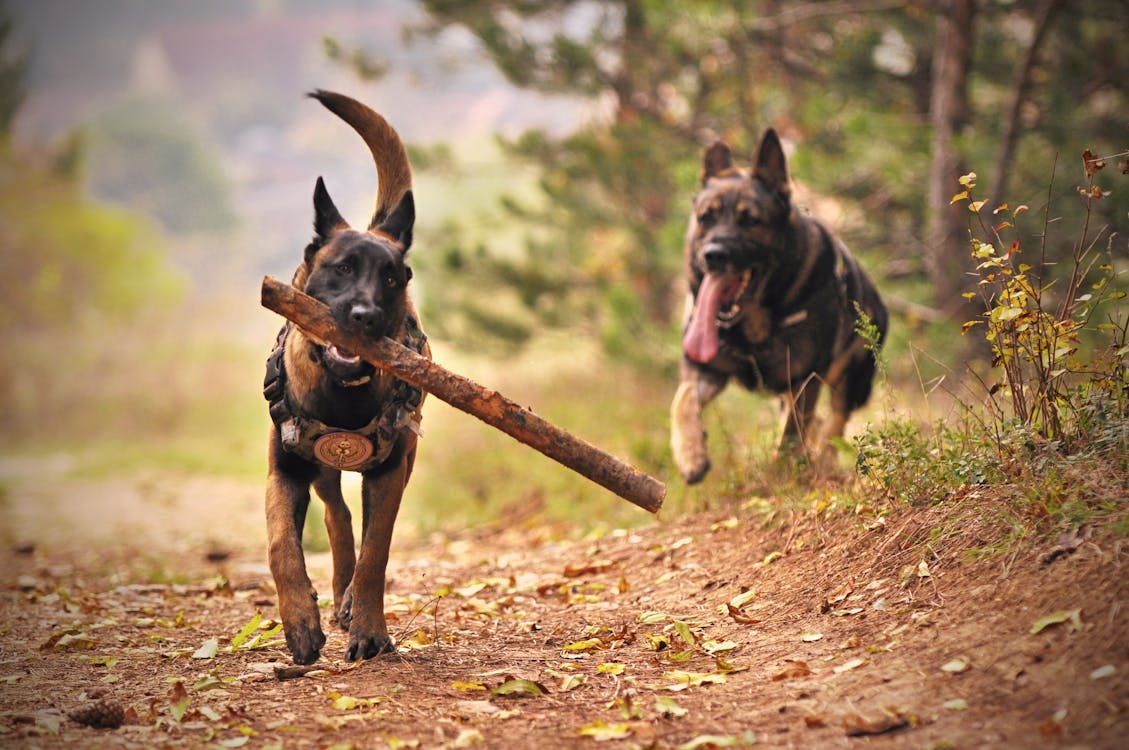
#> input picture data/dogs.jpeg, 1129 x 750 px, found by its file name
$ python rotate_pi_2.py
#> lines starting #> are read from the running program, lines starting #| are printed output that depends on the picture
import cv2

img = cv2.imread("data/dogs.jpeg")
#> img is the input picture: shape (750, 1129, 3); mean B, G, R 94.4, 128.4, 158.6


rotated_img_pi_2_cw = cv2.rotate(img, cv2.ROTATE_90_CLOCKWISE)
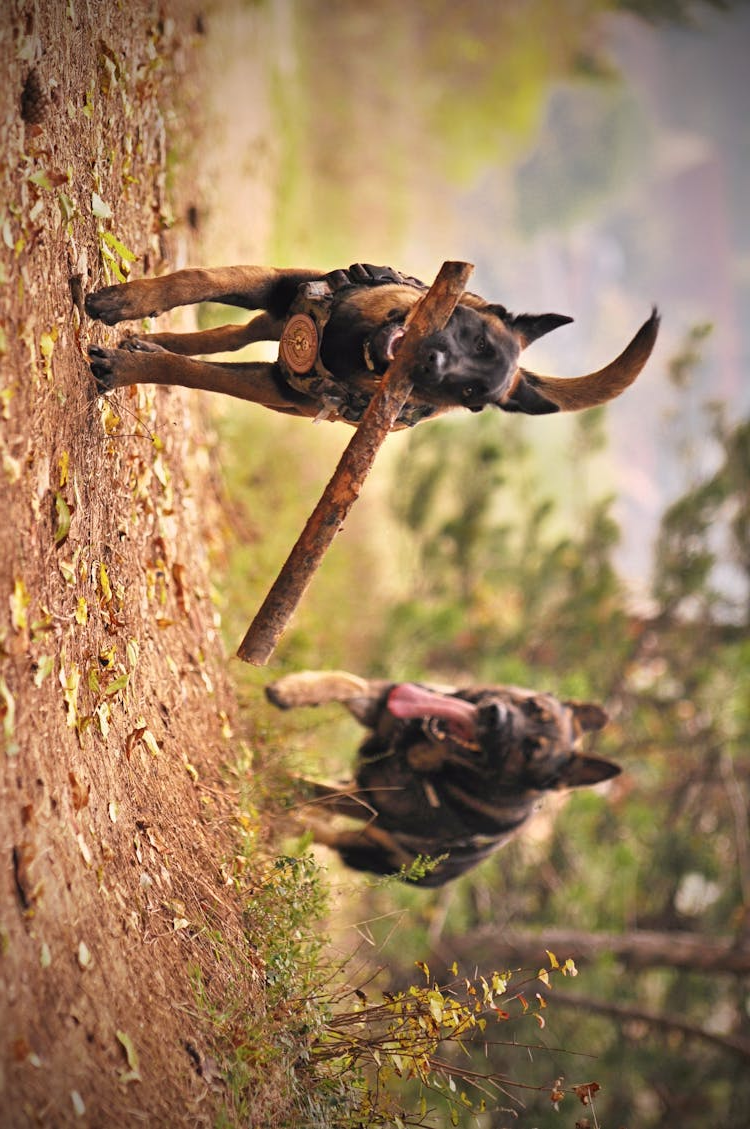
#> rotated_img_pi_2_cw: shape (1129, 750, 3); mean B, G, R 94.4, 128.4, 158.6
rotated_img_pi_2_ccw = cv2.rotate(img, cv2.ROTATE_90_COUNTERCLOCKWISE)
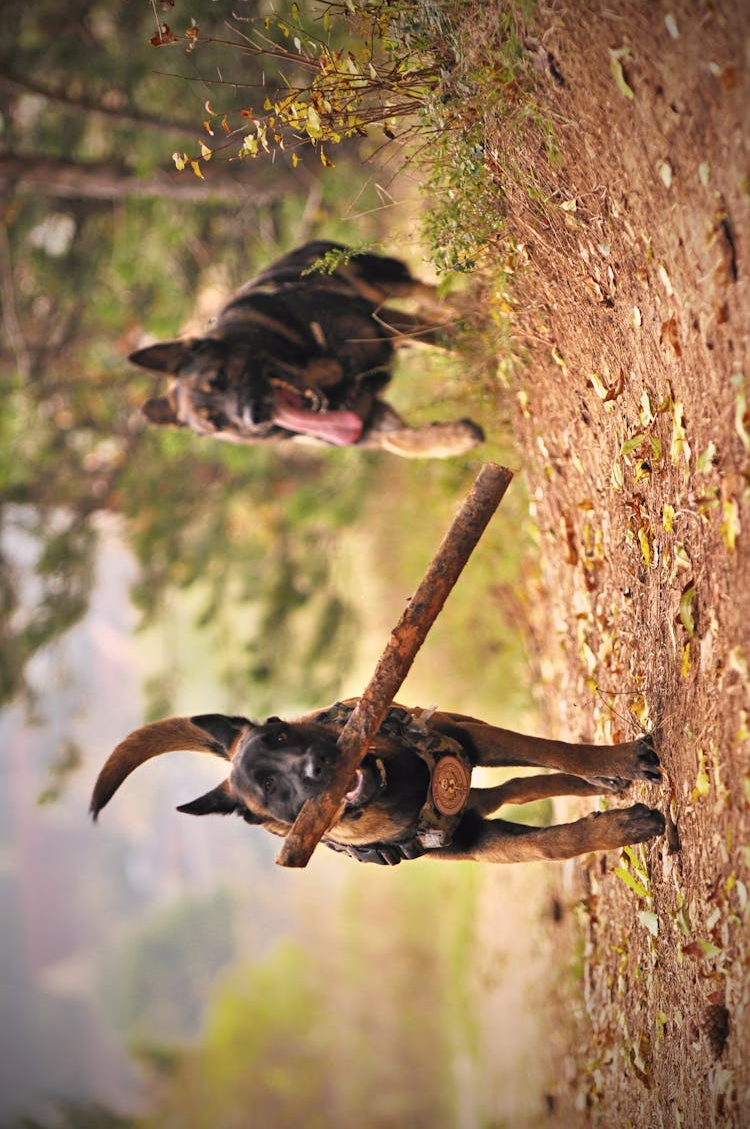
#> rotated_img_pi_2_ccw: shape (1129, 750, 3); mean B, G, R 94.4, 128.4, 158.6
rotated_img_pi = cv2.rotate(img, cv2.ROTATE_180)
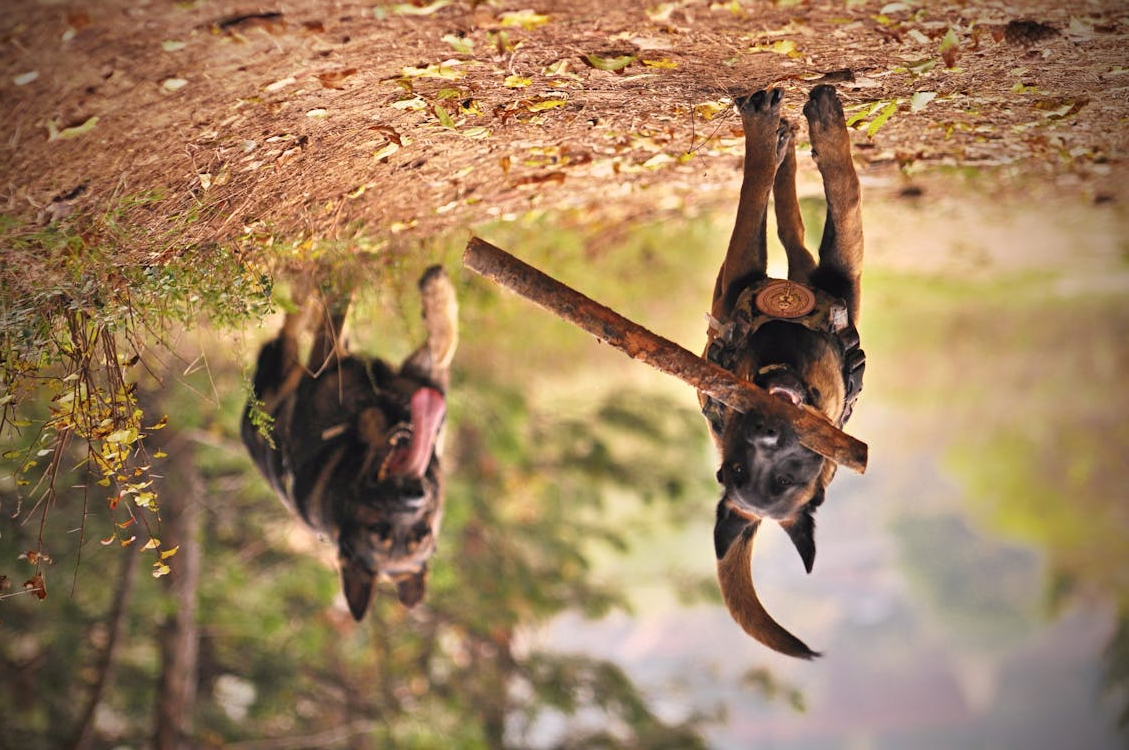
#> rotated_img_pi: shape (750, 1129, 3); mean B, G, R 94.4, 128.4, 158.6

cv2.imshow("Image", img)
cv2.imshow("PI/2 CW", rotated_img_pi_2_cw)
cv2.imshow("PI/2 CCW", rotated_img_pi_2_ccw)
cv2.imshow("PI", rotated_img_pi)
cv2.waitKey(0)
cv2.destroyAllWindows()

$ run again, with data/cats.jpeg copied over data/dogs.jpeg
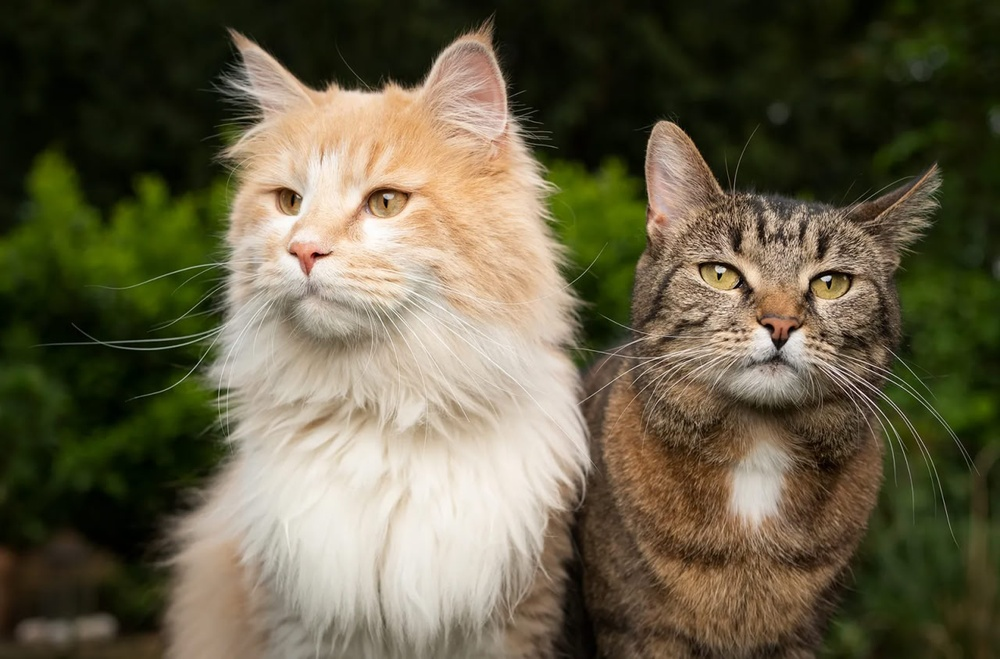
#> input picture data/cats.jpeg, 1000 x 659 px, shrunk from 1280 x 843 before the run, found by its file name
#> img is the input picture: shape (659, 1000, 3); mean B, G, R 70.6, 94.4, 101.1
#> `rotated_img_pi_2_ccw = cv2.rotate(img, cv2.ROTATE_90_COUNTERCLOCKWISE)`:
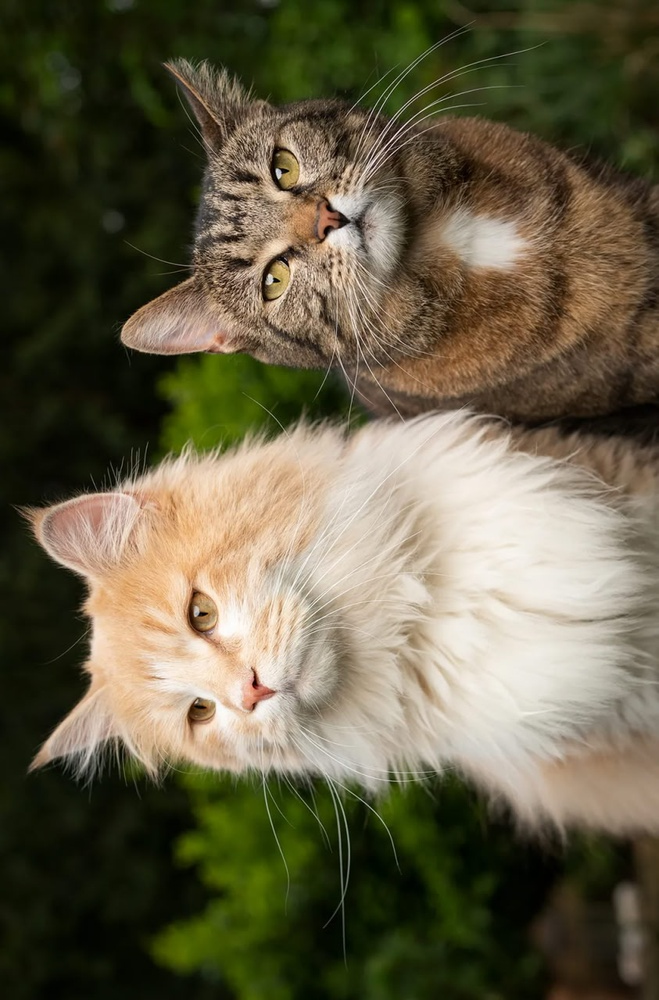
#> rotated_img_pi_2_ccw: shape (1000, 659, 3); mean B, G, R 70.6, 94.4, 101.1
#> `rotated_img_pi = cv2.rotate(img, cv2.ROTATE_180)`:
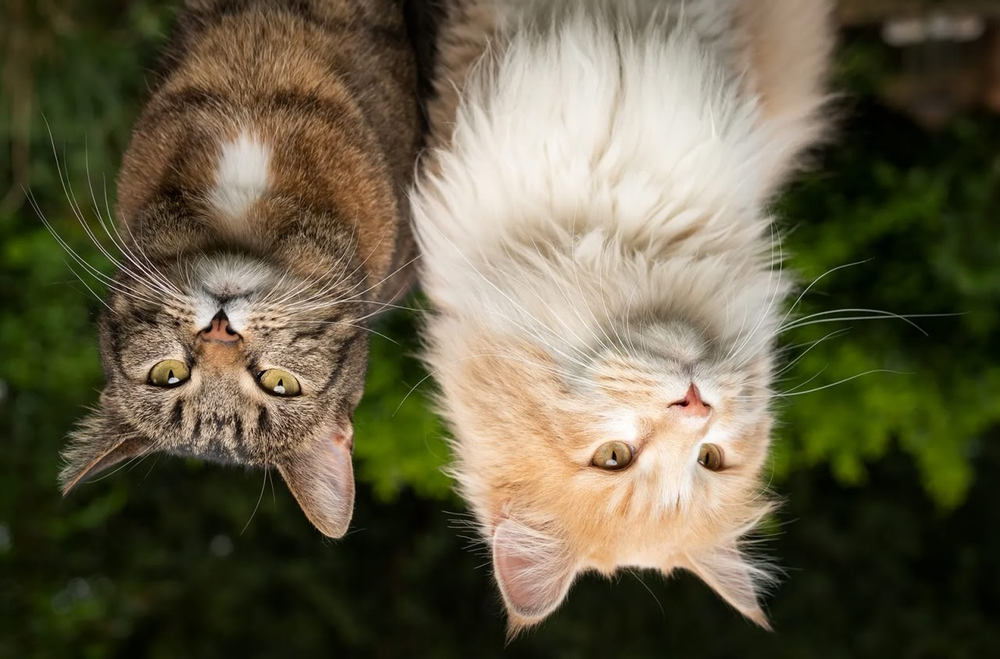
#> rotated_img_pi: shape (659, 1000, 3); mean B, G, R 70.6, 94.4, 101.1

$ run again, with data/house.jpg copied over data/dogs.jpeg
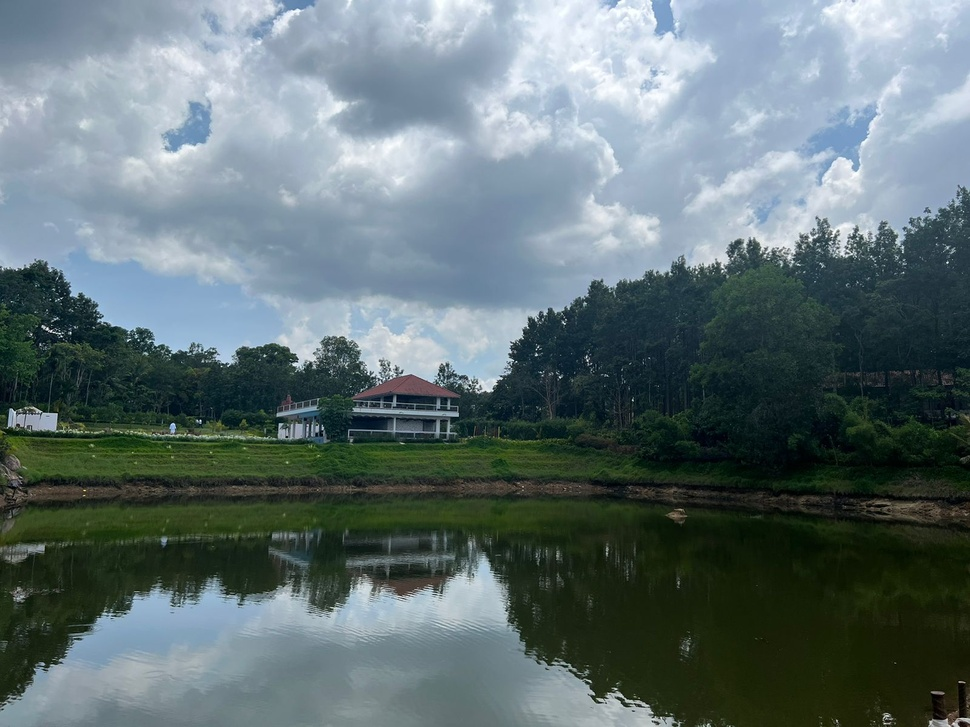
#> input picture data/house.jpg, 970 x 727 px, shrunk from 1600 x 1200 before the run, found by its file name
#> img is the input picture: shape (727, 970, 3); mean B, G, R 115.7, 113.3, 97.2
#> `rotated_img_pi_2_ccw = cv2.rotate(img, cv2.ROTATE_90_COUNTERCLOCKWISE)`:
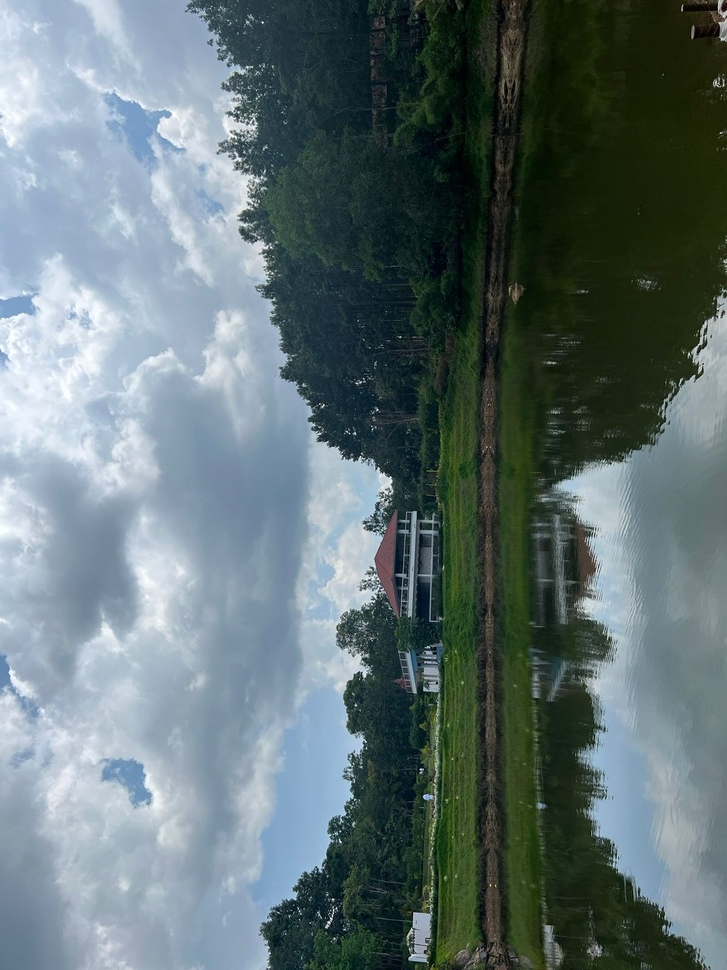
#> rotated_img_pi_2_ccw: shape (970, 727, 3); mean B, G, R 115.7, 113.3, 97.2
#> `rotated_img_pi = cv2.rotate(img, cv2.ROTATE_180)`:
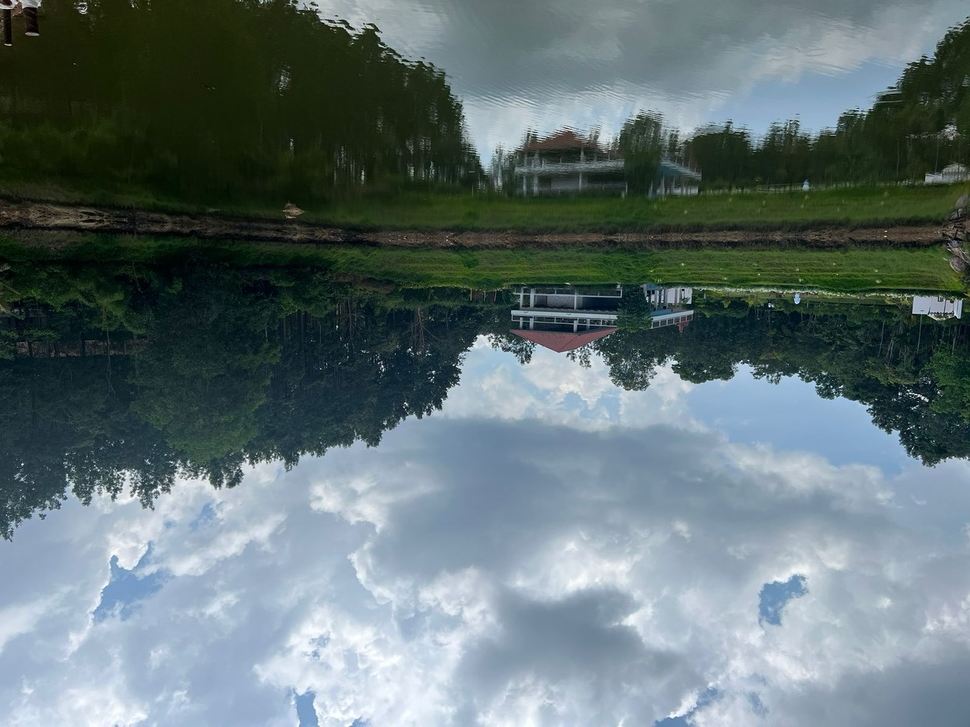
#> rotated_img_pi: shape (727, 970, 3); mean B, G, R 115.7, 113.3, 97.2
